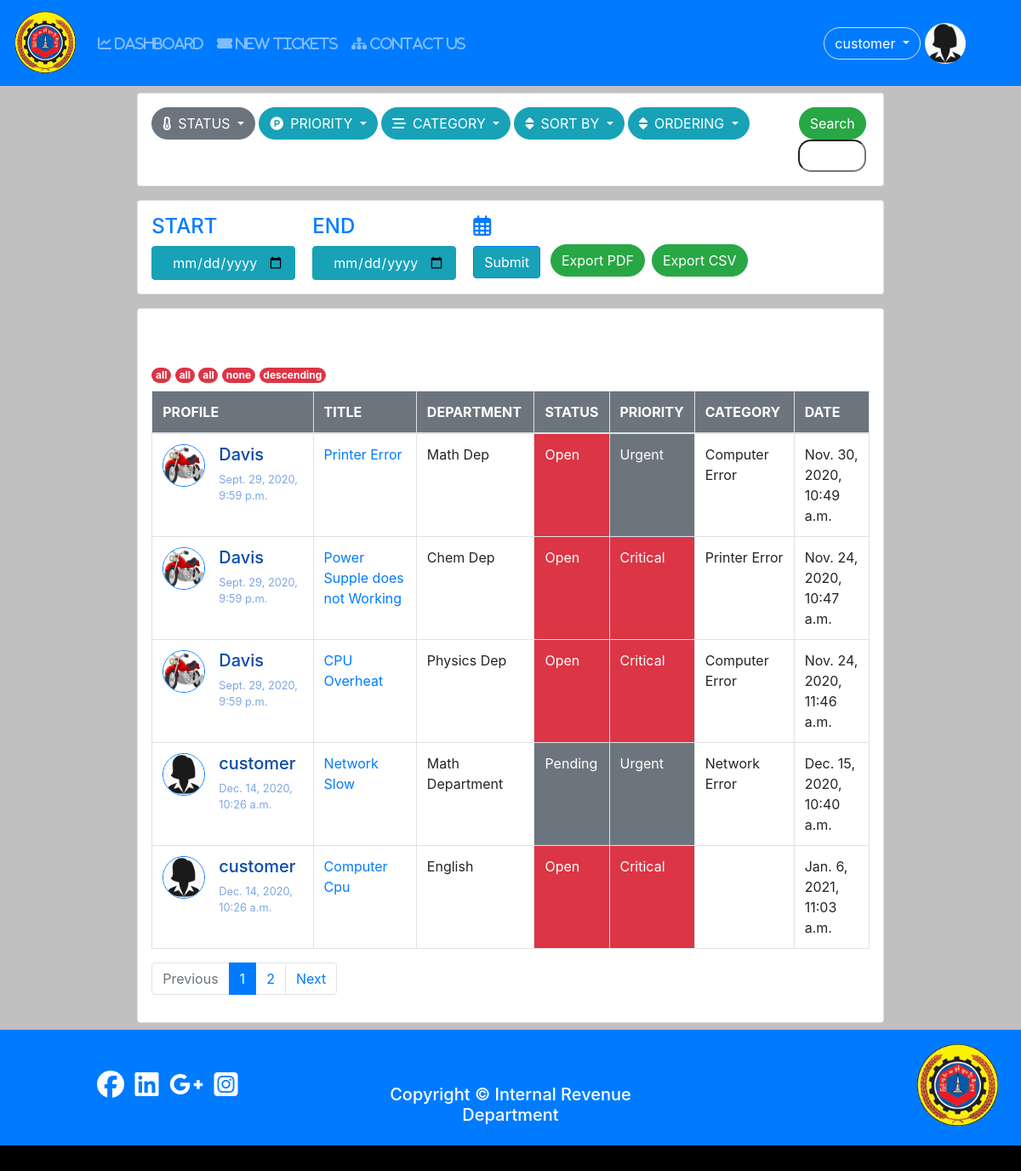
Screenshot of /tickets (signed in) with the database file from the repository.
### user/models.py (models this page shows, shortened)
class Profile(models.Model):#User
	user = models.OneToOneField(settings.AUTH_USER_MODEL,on_delete=models.CASCADE);
	photo = models.ImageField(null=True,blank=True,default='default.jpg');
	birthday = models.DateField(null=True,blank=True);
	phone = models.CharField(max_length=20,null=True,blank=True);
	address = models.TextField(null=True,blank=True);
	category = models.ForeignKey(Category,on_delete=models.CASCADE,blank=True,null=True);
	GENDER = (
				('other','Other'), # (Key,value)
				('male','Male'),
				('female','Female')
			);
	gender = models.CharField(max_length=100,choices = GENDER,default='other');

### tickets/models.py (models this page shows, shortened)
class Tickets(models.Model):
	user = models.ForeignKey(User,on_delete=models.CASCADE);
	category = models.ForeignKey(Category,on_delete=models.CASCADE,blank=True,null=True);
	name = models.CharField(max_length = 200);
	subject = models.CharField(max_length = 300);
	description = models.TextField();
	attachment = models.FileField(upload_to = "tickets/files/",null=True,blank=True);
	STATUS_CHOICES = (
						('Open','open'), # (Key,value)
						('Pending','pending'),
						('Closed','closed')
					 );
	SET_PRIORITY = (
					('critical','Critical'),
					('urgent','Urgent'),
					('normal','Normal'),
					('not_important','Not Important'),
				   );
	status = models.CharField(max_length=100,choices=STATUS_CHOICES,default='Open');
	priority = models.CharField(max_length=100,choices= SET_PRIORITY,default = 'not_important');
	created = models.DateTimeField(auto_now_add =True);
	updated = models.DateTimeField(auto_now = True);

class Category(models.Model):
	name = models.CharField(max_length=150);
	slug = models.SlugField(max_length=150,unique=True);

### tickets/views.py (the view)
# urls.py: path('',include('tickets.urls')),
@login_required
def tickets(request):
	categories = Category.objects.all();
	tickets,cat_none = tickets_filter(request);
	clear = False;
	if date['start-date'] and date['end-date']:
		clear = True;
	else:
		clear = False;
	paginator,page_obj,tickets,page = paginated(request,tickets,5);
	return render(request,'tickets/tickets.html',{'nav_ticket':'active',
												  'categories':categories,
												  'tickets':tickets,
												  'find':find,
												  'cat_none':cat_none,
												  'page_obj':page_obj,
												  'paginator':paginator,
												  'page':int(page),
												  'clear':clear,
													});

### tickets/views.py (called while the page is built)
def paginated(request,objects,number):
	paginator = Paginator(objects,number);
	try:
		page = request.GET.get('page'); # page no variable
		page_obj =paginator.get_page(page);
		objects = paginator.page(page);
	except PageNotAnInteger:
		page = 1;
		page_obj = paginator.get_page(1);
		objects = paginator.page(1);
	return paginator,page_obj,objects,page;

### tickets/templates/tickets/tickets.html
{% extends 'user/base.html' %}
{% block content %}
	{% include 'tickets/ticket_mgmt.html' %}
	{% include 'tickets/tickets_view.html' %}
{% endblock %}

### user/templates/user/naviation.html (shortened to what this page needs)
  <nav class="navbar navbar-expand-lg navbar-dark bg-primary">
  {% load static %}
  <a class="navbar-brand" href="{% url 'dashboard' %}">
    <img src="{% static 'pictures/logo1_no_background.png' %}"
    width="75" height="75"
    class="animate__animated animate__flipInX"
    >
  </a>
  <div class="collapse navbar-collapse" id="navbarNavDropdown">
    <ul class="navbar-nav">
      <li class="nav-item {{dashboard}}">
        <a class="nav-link" href="{% url 'dashboard'%}"><i class="fas fa-chart-line"> DASHBOARD</i><span class="sr-only">(current)</span></a>
      </li>
      {% if user.is_superuser or user.is_staff %}
        {% if user.is_superuser %}
        <li class="nav-item {{tech}}">
          <a class="nav-link" href="{% url 'tech-view' %}"><i class="fas fa-users-cog"> TECHNICIAN</i></a>
        </li>
        <li class="nav-item {{customer}}">
          <a class="nav-link" href="{% url 'customer-view' %}"><i class="fas fa-users"> CUSTOMERS</i></a>
        </li>
        {% endif %}
        <li class="nav-item {{category}}">
          <a class="nav-link" href="{% url 'new-category' %}"><i class="fas fa-stream"> CATEGORY</i></a>
        </li>
        <li class="nav-item {{nav_ticket}}">
          <a class="nav-link" href="{% url 'tickets' %}"><i class="fas fa-paste"> TICKETS</i></a>
        </li>
          {% else %}
        <li class="nav-item {{new_ticket}}">
          <a class="nav-link" href="create"><i class="fas fa-ticket-alt"> NEW TICKETS</i></a>
        </li>
        <li class="nav-item {{contact_us}}">
          <a class="nav-link" href="user/system/contact-us"><i class="fas fa-sitemap"> CONTACT US</i></a>
        </li>
          {% endif %}
    </ul>
  </div>
        <div class="btn-group">
            <button type="button" class="btn btn-primary border rounded-pill m-1 dropdown-toggle" data-toggle="dropdown" aria-haspopup="true" aria-expanded="false">
              {{user.username}}
            </button>
          </div>
          <img src = '{{user.profile.photo.url}}' class="rounded-circle border border-primary mr-5" style="width:50px; height:50px;">
</nav>

### tickets/templates/tickets/tickets_view.html (shortened to what this page needs)
<div class="d-flex justify-content-center">
	<div class="card p-3 m-2 w-75">
<div class="mt-5">
<span class="badge badge-danger rounded-pill">{{find.status}}</span>
<span class="badge badge-danger rounded-pill">{{find.priority}}</span>
{% if find.category == 'all' and cat_none == False %}
	<span class="badge badge-danger rounded-pill">all</span>
{% endif %}
<span class="badge badge-danger rounded-pill">{{find.sort}}</span>
<span class="badge badge-danger rounded-pill">{{find.order}}</span>
</div>
<table class="table table-bordered mt-2">
	<thead class="bg-secondary">
		<tr>
			<th scope="col" class="text-white">PROFILE</th>
			<th scope="col" class="text-white">TITLE</th>
			<th scope="col" class="text-white">DEPARTMENT</th>
			<th scope="col" class="text-white">STATUS</th>
			<th scope="col" class="text-white">PRIORITY</th>
			<th scope="col" class="text-white">CATEGORY</th>
			<th scope="col" class="text-white">DATE</th>
			<tbody>
		{% for ticket in tickets  %}
			<tr>
				<td>
					<div style="display: inline-flex;">
						<a href="{% url 'user-detail-view' id=ticket.user.id %}">
							<img src="{{ticket.user.profile.photo.url}}" alt="profile"
							width="50" height="50"
							class="border border-primary rounded-circle mr-3">
						</a>
						<div>
							<a href="{% url 'user-detail-view' id=ticket.user.id %}">
								<h5 style="color: #0849AA;">{{ticket.user.username}}</h5>
							</a>
							<p style="font-size: 0.8em;color: #7EA6E0;">{{ticket.user.date_joined}}</p>
						</div>
					</div>
				</td>
				<td>
					<a href="{% url 'ticket-detail' id=ticket.id %}">
					{{ticket.subject}}
					</a>
				</td>
				<td>{{ticket.name}}</td>
				{% if ticket.status == 'Open' %}
				<td class="bg-danger text-white">Open</td>
				{% elif ticket.status == 'Closed' %}
				<td class="bg-success text-white">Close</td>
				{% else %}
				<td class="bg-secondary text-white">Pending</td>
				{% endif %}
				{% if ticket.priority == 'critical' %}
				<td class="bg-danger text-white">Critical</td>
				{% elif ticket.priority == 'urgent' %}
				<td class="bg-secondary text-white">Urgent</td>
				{% elif ticket.priority == 'normal' %}
				<td class="bg-primary text-white">Normal</td>
				{% else %}
				<td class="bg-success text-white">Not Important</td>
				{% endif %}
				<td>{{ticket.category.name}}</td>
				<td>{{ticket.created}}</td>
			</tr>
		{% endfor %}
	</tbody>
		</tr>
	</thead>
</table>
{% include 'tickets/paginator.html' %}
</div>
</div>

### user/static/css/style.css (style rules this page uses)
body,html { margin: 0; width: 100%; height: 100%; }

### rows the page displays
Tickets: user.profile.photo (picture), user.username "Davis", user.date_joined "Sept. 29, 2020, 9:59 p.m.", subject "Printer Error", name "Math Dep", status "Open", priority "Urgent", category.name "Computer Error", created "Nov. 30, 2020, 10:49 a.m."
Tickets: user.profile.photo (picture), user.username "Davis", user.date_joined "Sept. 29, 2020, 9:59 p.m.", subject "Power Supple does not Working", name "Chem Dep", status "Open", priority "Critical", category.name "Printer Error", created "Nov. 24, 2020, 10:47 a.m."
Tickets: user.profile.photo (picture), user.username "Davis", user.date_joined "Sept. 29, 2020, 9:59 p.m.", subject "CPU Overheat", name "Physics Dep", status "Open", priority "Critical", category.name "Computer Error", created "Nov. 24, 2020, 11:46 a.m."
Tickets: user.profile.photo (placeholder picture), user.username "customer", user.date_joined "Dec. 14, 2020, 10:26 a.m.", subject "Network Slow", name "Math Department", status "Pending", priority "Urgent", category.name "Network Error", created "Dec. 15, 2020, 10:40 a.m."
Tickets: user.profile.photo (placeholder picture), user.username "customer", user.date_joined "Dec. 14, 2020, 10:26 a.m.", subject "Computer Cpu", name "English", status "Open", priority "Critical", created "Jan. 6, 2021, 11:03 a.m."

### other values shown
{{ user.username }} "customer"
{{ find.status }} "all"
{{ find.priority }} "all"
{{ find.sort }} "none"
{{ find.order }} "descending"
{{ pg }} "1"
{{ pg }} "2"
